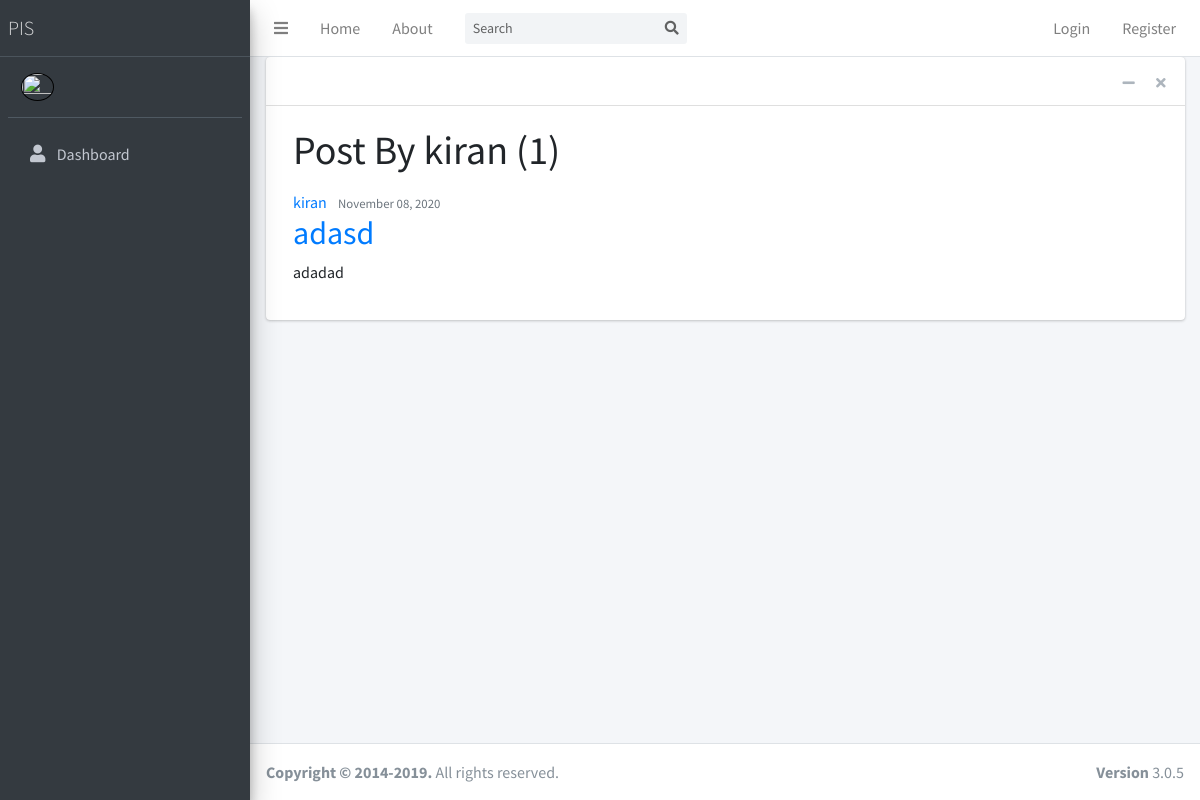
Page /user/kiran on the committed database.
### blog/models.py (models this page shows, shortened)
class Post(models.Model):
    title = models.CharField(max_length=100)
    content = RichTextField(blank=True, null=True)
    date_posted = models.DateTimeField(default=timezone.now)
    author = models.ForeignKey(User, on_delete=models.CASCADE)

### blog/views.py (the view)
# urls.py: path('user/<str:username>', UserPostListView.as_view(), name='user-post'),
class UserPostListView(ListView):
	model = Post
	template_name = 'blog/user_post.html'
	context_object_name = 'posts'
	paginate_by = 5
	def get_queryset(self):
		user = get_object_or_404(User, username=self.kwargs.get('username'))
		return Post.objects.filter(author=user).order_by('-date_posted')

### blog/templates/blog/user_post.html (shortened to what this page needs)
{% extends "blog/base.html" %}
{% block content %}
    <h1 class="mb-3" >Post By {{ view.kwargs.username }} ({{ page_obj.paginator.count }})</h1>
        {% for post in posts %}
            <article class="media content-section">
                <div class="media-body">
                    <div class="article-metadata">
                        <a class="mr-2" href="{% url 'user-post' post.author.username %}">{{ post.author }}</a>
                        <small class="text-muted">{{ post.date_posted|date:"F d, Y" }}</small>
                    </div>
                    <h2><a class="article-title" href="{% url 'post-detail' post.id %}">{{ post.title }}</a></h2>
                    <p class="article-content">{{ post.content }}</p>
                </div>
            </article>
        {% endfor %}
{% endblock content %}

### rows in the picture
Post: author "kiran", date_posted "November 08, 2020", title "adasd", content "adadad"

### other values in the picture
{{ view.kwargs.username }} "kiran"
{{ page_obj.paginator.count }} "1"
